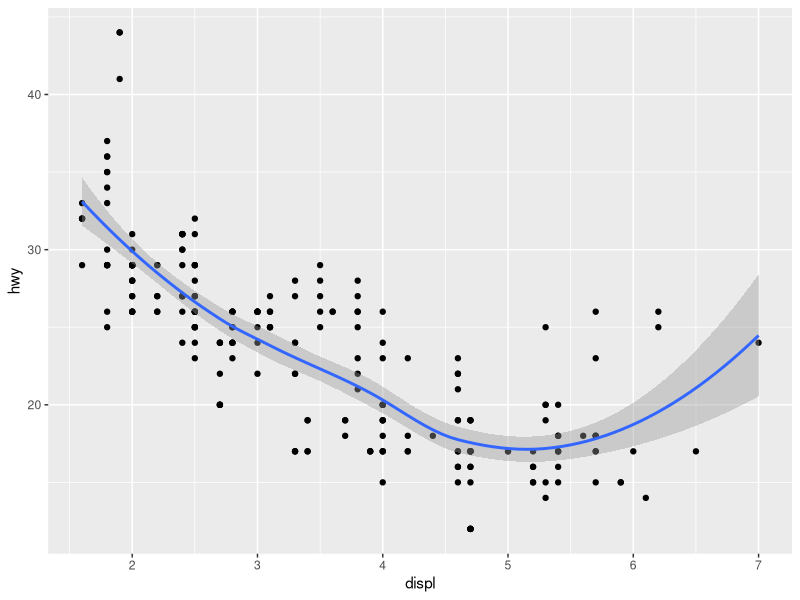
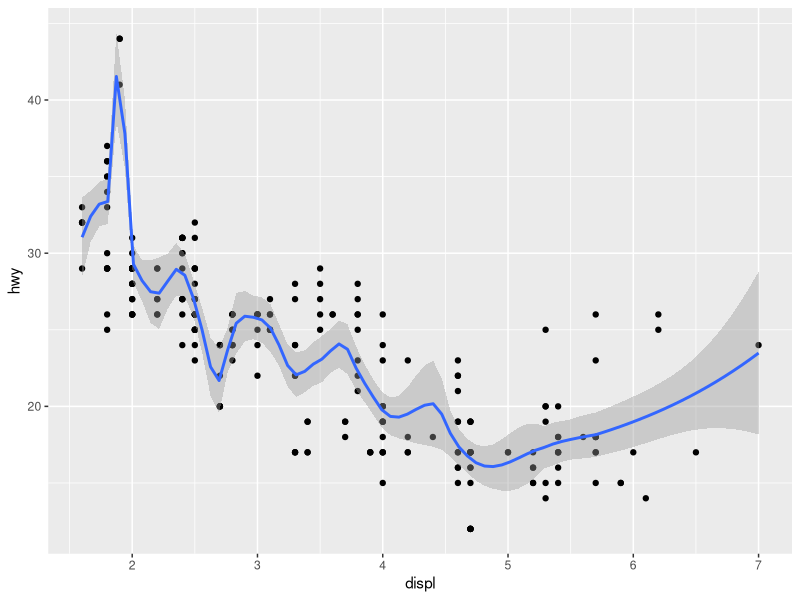
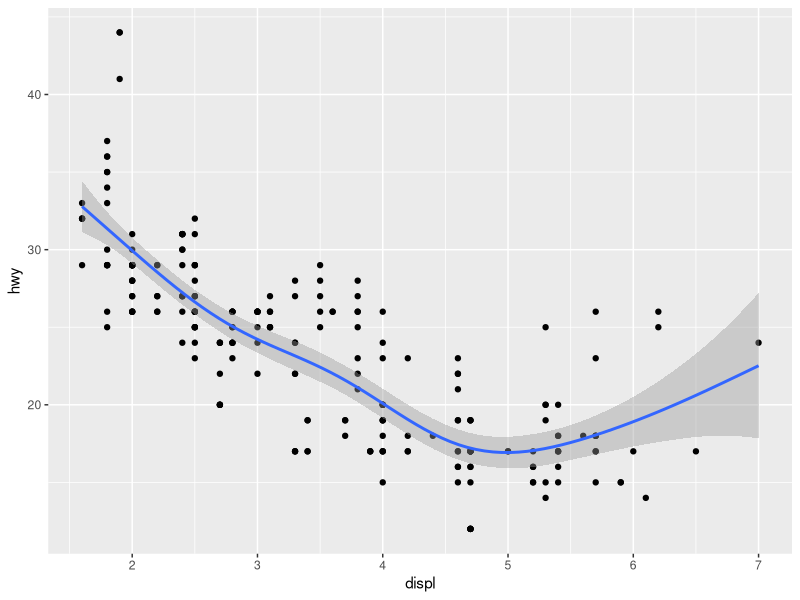
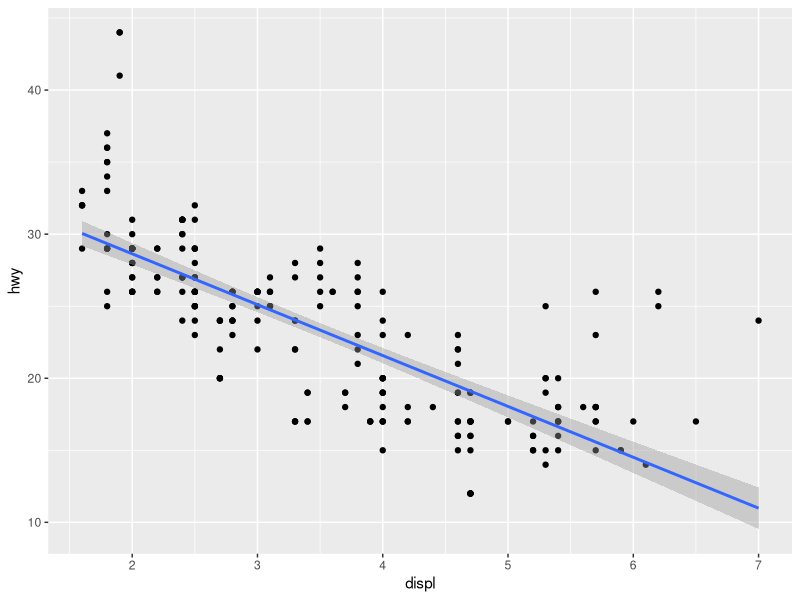
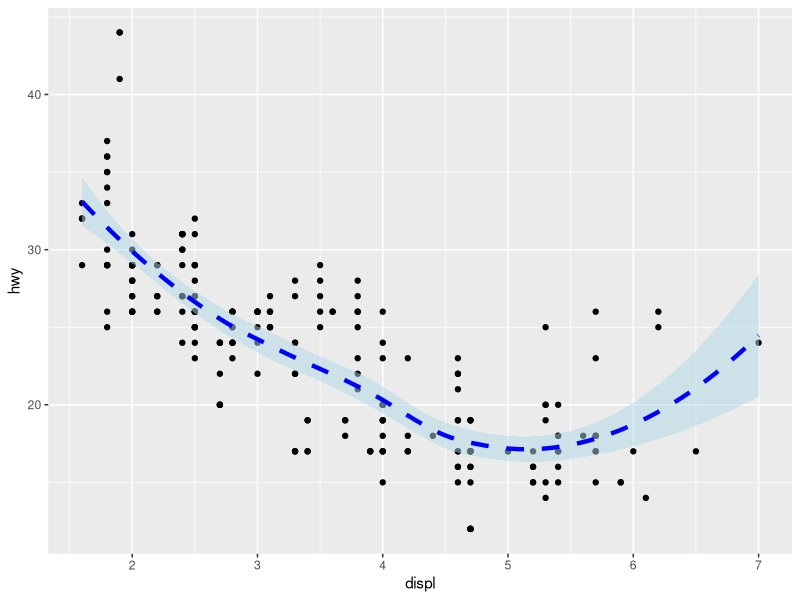
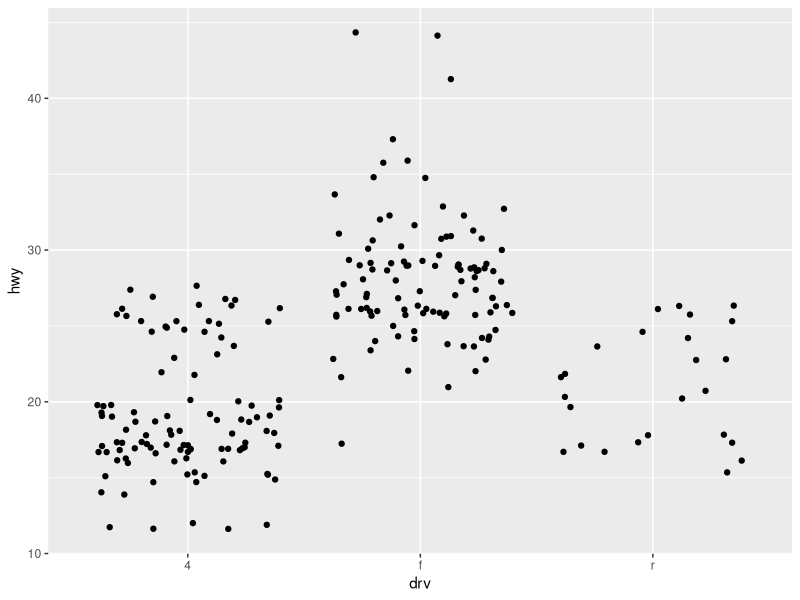
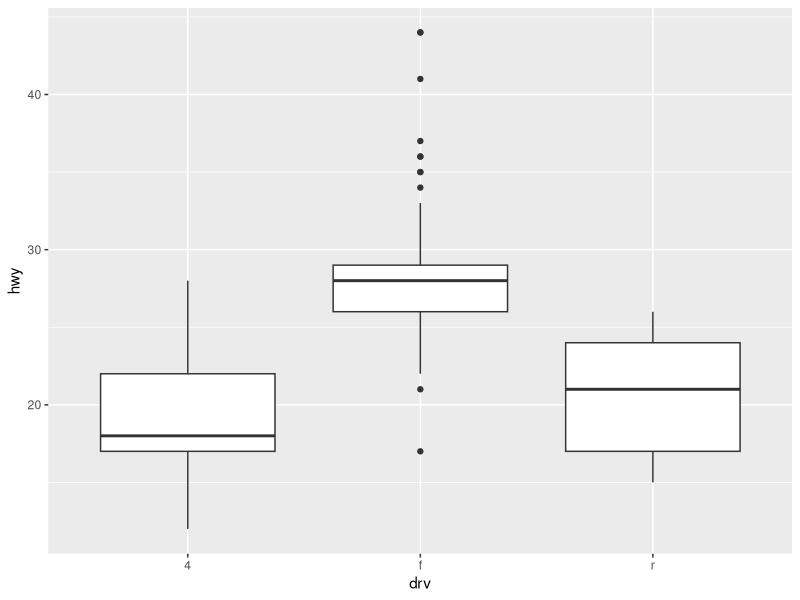
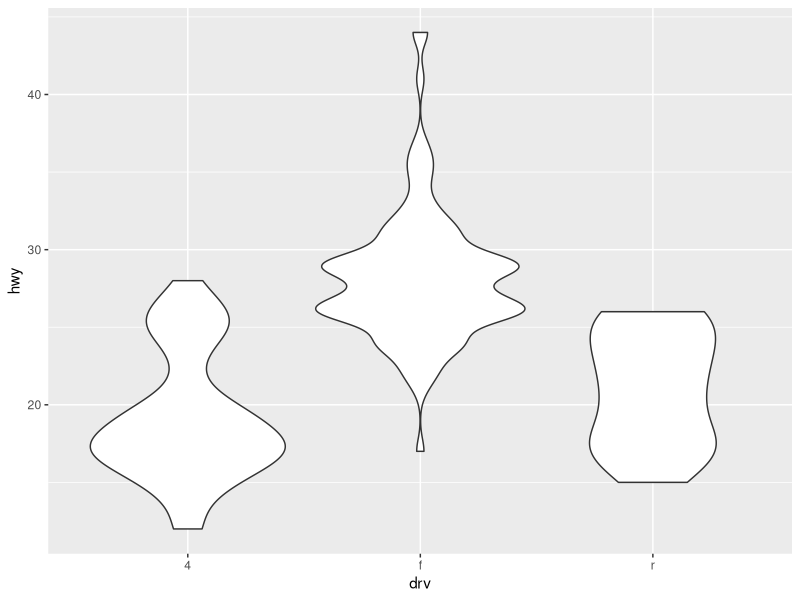

Source code (R) for these figures, in order:
library(tidyverse)
####################################################### 
#Plot Geoms
#######################################################

######################################
#Adding smoother to a plot
######################################
ggplot(mpg,aes(displ,hwy))+
  geom_point()+
  geom_smooth()

#applying span
ggplot(mpg,aes(displ,hwy))+
  geom_point()+
  geom_smooth(span=0.2)

#applying method 
library(mgcv)
ggplot(mpg,aes(displ,hwy))+
  geom_point()+
  geom_smooth(method="gam",formula=y~ s(x))

#applying method=lm(linear model)
ggplot(mpg,aes(displ,hwy))+
  geom_point()+
  geom_smooth(method="lm")

#applying more argument 
ggplot(mpg, aes(x = displ, y = hwy)) +
  geom_point() +
  geom_smooth(method = "loess", 
              color = "blue", 
              fill = "lightblue", 
              linetype = "dashed", 
              size = 1.5, 
              alpha = 0.5)

####################################
#Boxplots and jittered points
##################################
#geom jitter
ggplot(mpg, aes(drv,hwy)) +
  geom_jitter()

#boxplot
ggplot(mpg, aes(drv,hwy)) +
  geom_boxplot()

#violin plot
ggplot(mpg, aes(drv,hwy)) +
  geom_violin()

####################################
# Histograms and Frequency Polygons
###################################
#histogram
ggplot(mpg, aes(hwy)) + geom_histogram()

#freqpoly
ggplot(mpg, aes(hwy)) + geom_freqpoly()
## Controlling the bin 
ggplot(mpg, aes(hwy)) +
  geom_freqpoly(binwidth = 1)

#Mapping with categorical data 
ggplot(mpg, aes(displ, colour = drv)) +
  geom_freqpoly(binwidth = 0.5)

ggplot(mpg, aes(displ, fill = drv)) +
  geom_histogram(binwidth = 0.5) +
  facet_wrap(~drv, ncol = 1)

####################################
# Bar Charts 
###################################
#Summarized data
ggplot(mpg, aes(manufacturer)) +
  geom_bar()

#pre-summarized data
drugs <- data.frame(
  drug = c("a", "b", "c"),
  effect = c(4.2, 9.7, 6.1))

ggplot(drugs, aes(drug, effect)) + geom_bar(stat = "identity")

####################################
# Time Series with Line and Path Plots
###################################
#line plot 
ggplot(economics, aes(date, unemploy / pop)) +
  geom_line()

ggplot(economics, aes(date, uempmed)) +
  geom_line()

#path plot 
ggplot(economics, aes(unemploy / pop, uempmed)) +
  geom_path() +
  geom_point()

year <- function(x) as.POSIXlt(x)$year + 1900

ggplot(economics, aes(unemploy / pop, uempmed)) +
  geom_path(colour = "grey50") +
  geom_point(aes(colour = year(date)))
